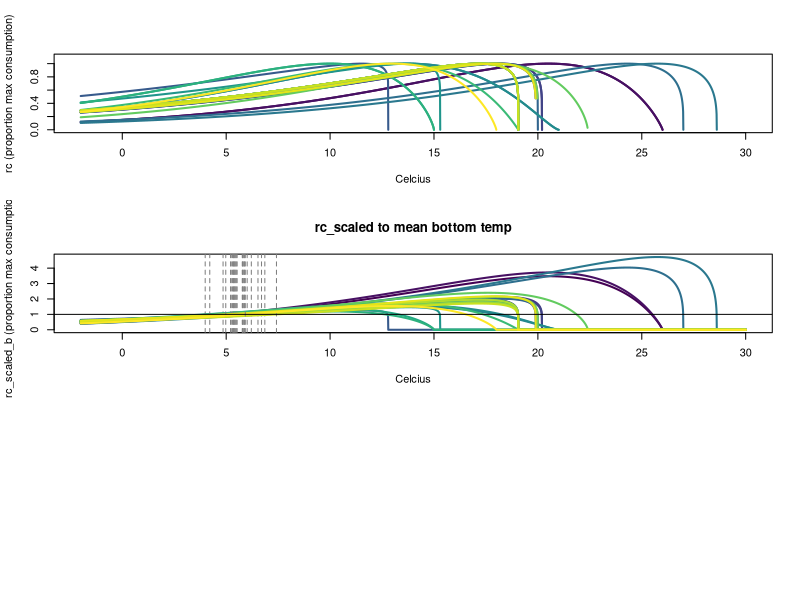
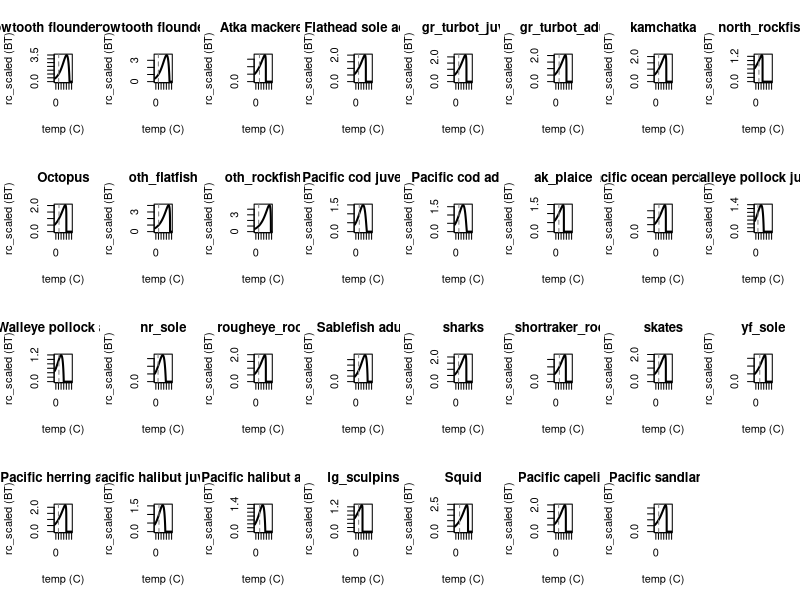

Here is the R script that generated these plots, in order: (Note: this script raises an error after producing the figures.)
#------------------------------------------------------------------------------#
#AUTHORS: Bia Dias
#ORIGINAL AUTHORS: Andy Whitehouse code developed for ACLIM2 
#ORIGINAL CODE: bioen_pars2.R
#AFFILIATIONS: CICOES University of Washington/ Alaska Fisheries Science Center
#E-MAIL OF CORRESPONDENCE AUTHOR: bia.dias@noaa.gov
#
#Bioenergetic params for GOACLIM
#------------------------------------------------------------------------------#

library(tidyverse)
library(here)
library(viridis)
library(viridisLite)



bioen_pars <- read.csv("WGOA_source_data/WGOA_bioen.csv", header=TRUE, sep=',', 
                       dec='.', row.names=1)
# X parameter in Kitchell equation
bioen_sp <- row.names(bioen_pars)
# bioen_sp <- bioen_sp[ !bioen_sp == "octopus" & !bioen_sp == "squids"]
# shortrakers have not been caught in the shelf BTS. Applying rougheye mean temps
# as a proxy
#bioen_pars["shortraker_rock",4:5] <- bioen_pars["rougheye_rock",4:5]
# species-specific temp time series from BT survey
hind_bt <- read.csv(
  "WGOA_source_data/species_weighted_temp_WGOA.csv",
  header = TRUE,
  sep = ',',
  dec = '.',
  row.names = 1
) %>%
  select(c(year, race_group, agg_weighted_bot_temp)) %>%
  pivot_wider(names_from = race_group, values_from = agg_weighted_bot_temp)

#hind_st <- read.csv(
#  "WGOA_source_data/species_weighted_temp_WGOA.csv",
#  header = TRUE,
#  sep = ',',
#  dec = '.',
#  row.names = 1
#) %>%
#  select(c(year, race_group, agg_weighted_surf_temp)) %>%
#  pivot_wider(names_from = race_group, values_from = agg_weighted_surf_temp)

# replace missing (NA) with mean
hind_bt <- hind_bt %>%
  mutate(across(everything(), ~ifelse(is.na(.), mean(., na.rm = TRUE), .))) %>% 
  column_to_rownames(var="year")

#for(i in 1:(dim(hind_bt)[2])){
#  hind_bt[,i][is.na(hind_bt[,i])] <- mean(hind_bt[,i], na.rm=TRUE)
#}
#for(i in 1:(dim(hind_st)[2])){
#  hind_st[,i][is.na(hind_st[,i])] <- mean(hind_st[,i], na.rm=TRUE)
#}
mean_bot_temps <- round(colMeans(hind_bt),digits=2)
#mean_sur_temps <- round(colMeans(hind_st),digits=2)
#BD do the same for the other functional groups that have proxy species ####
# adding shortraker_rock using rougheye temps as proxy
#mean_bot_temps["shortraker_rock"] <- mean_bot_temps["rougheye_rock"]
#mean_sur_temps["shortraker_rock"] <- mean_sur_temps["rougheye_rock"]

# indicator species for multi-species functional groups
# oth_flatfish is represented by rex_sole
# oth_rockfish is represented by dusky_rockfish

# xx is a term in the Kitchell equation
xx <-
  (((
    log(bioen_pars$Q10) * (bioen_pars$Tmax - bioen_pars$Topt) ^ 2
  )) / 400) *
  (1 + (1 + sqrt(40 / (
    log(bioen_pars$Q10) * (bioen_pars$Tmax - bioen_pars$Topt + 2)
  ))) ^ 2)
names(xx) <- bioen_sp
# Kitchell equation: rc is proportion of max consumption at a given temp
# temps to evaluate over
Ctemp <- seq(-2, 30, 0.01)
rc <- matrix(nrow = length(Ctemp), ncol = length(bioen_sp))
colnames(rc) <- bioen_sp
row.names(rc) <- Ctemp
for (i in bioen_sp) {
  for (j in Ctemp) {
    rc[j, i] <- (((bioen_pars[i, 'Tmax'] - Ctemp[j]) / (bioen_pars[i, 'Tmax'] - bioen_pars[i, 'Topt']))^xx[i]) *
      exp(xx[i] * (1 - ((bioen_pars[i, 'Tmax'] - Ctemp[j]) / (bioen_pars[i, 'Tmax'] - bioen_pars[i, 'Topt'])
      )))
  }
  
}

# Alternatively, we can use species-specific biomass-weighted mean bottom temps
# from the survey.
# mean temperatures are the means of the sp.-specific survey time series
rc_scaled_b <- matrix(nrow = dim(rc)[1], ncol = dim(rc)[2])
colnames(rc_scaled_b) <- bioen_sp
names(mean_bot_temps) <- bioen_sp
for(i in 1:(length(bioen_sp))){
  rc_scaled_b[,bioen_sp[i]] <- rc[,bioen_sp[i]]/rc[as.character(mean_bot_temps[bioen_sp[i]]),bioen_sp[i]]
}
# have to name the rows after creating the matrix, and in this fashion or it doesn't
# work. It eliminates trailing zeroes which throws everything off in later loops.
rc_rows <- sprintf("%.2f", round(Ctemp, digits=2))
row.names(rc_scaled_b) <- rc_rows
# mean biomass-weighted species-specific surface temp 1991-1994
#rc_scaled_s <- matrix(nrow = dim(rc)[1], ncol = dim(rc)[2])
#colnames(rc_scaled_s) <- bioen_sp
#names(mean_sur_temps) <- bioen_sp
#for(i in 1:(length(bioen_sp))){
#  rc_scaled_s[,bioen_sp[i]] <- rc[,bioen_sp[i]]/rc[as.character(mean_sur_temps[bioen_sp[i]]),bioen_sp[i]]
#}
#row.names(rc_scaled_s) <- rc_rows
# replace NaN with a really small value
rc_scaled_b[is.nan(rc_scaled_b)] <- 1e-08
#rc_scaled_s[is.nan(rc_scaled_s)] <- 1e-08

# Kitchell curve plots -------------------------------------------------------
 par(mfrow = c(3, 1))
 # rc unscaled
 plot(
   Ctemp,
   rc[, "Arrowtooth flounder adult"],
   type = 'n',
   xlab = "Celcius",
   ylab = "rc (proportion max consumption)",
   ylim = c(0, 1.1)
 )
 for (i in 1:26) {
   lines(Ctemp, rc[, i], col = viridis(26)[i], lwd = 2)
 }
 # rc scaled to mean bottom temp 1991–1994
 plot(
   Ctemp,
   rc_scaled_b[, "Arrowtooth flounder adult"],
   type = 'n',
   xlab = "Celcius",
   ylab = "rc_scaled_b (proportion max consumption)",
   ylim = c(0, max(rc_scaled_b, na.rm = TRUE)),
   main = "rc_scaled to mean bottom temp"
 )
 for (i in 1:26) {
   lines(Ctemp, rc_scaled_b[, i], col = viridis(26)[i], lwd = 2)
   abline(v = mean_bot_temps[i], lty = 2, col = "gray50")
 }
 abline(h=1)
# # rc scaled to mean surface temp 1991–1994
# plot(
#   Ctemp,
#   rc_scaled_s[, "arrowtooth_adu"],
#   type = 'n',
#   xlab = "Celcius",
#   ylab = "rc_scaled_s (proportion max consumption)",
#   ylim = c(0, max(rc_scaled_s, na.rm = TRUE)),
#   main = "rc_scaled to mean surface temp"
# )
# for (i in 1:26) {
#   lines(Ctemp, rc_scaled_s[, i], col = viridis(26)[i], lwd = 2)
#   abline(v = mean_sur_temps, lty = 2, col = "gray50")
# }
# abline(h=1)
 
 
 # # rc scaled to bottom temp plots by species
 par(mfrow = c(4, 8))
 for (i in 1:31) {
   plot(
     Ctemp,
     rc_scaled_b[, i],
     type = 'l',
     lwd = 2,
     main = bioen_sp[i],
     ylim = c(0, max(rc_scaled_b[, i], na.rm = TRUE)),
     ylab = "rc_scaled (BT)",
     xlab = "temp (C)"
   )
   abline(v = mean_bot_temps[i], lty = 2, col = "gray50")
 }
# # rc scaled to surface temp plots by species
# par(mfrow = c(4, 8))
# for (i in 1:31) {
#   plot(
#     Ctemp,
#     rc_scaled_s[, i],
#     type = 'l',
#     lwd = 2,
#     main = bioen_sp[i],
#     ylim = c(0, max(rc_scaled_s[, i], na.rm = TRUE)),
#     ylab = "rc_scaled (ST)",
#     xlab = "temp (C)"
#   )
#   abline(v = mean_sur_temps[i], lty = 2, col = "gray50")
# }
# 
# 
# # By species both plots on the same graph
# par(mfrow = c(4, 8))
# for (i in 1:31) {
#   plot(
#     Ctemp,
#     rc_scaled_b[, i],
#     type = 'l',
#     lwd = 2,
#     main = bioen_sp[i],
#     ylim = c(0, max(rc_scaled_b[, i], na.rm = TRUE)),
#     ylab = "rc_scaled",
#     xlab = "temp (C)",
#     col = "blue"
#   )
#   abline(v = mean_bot_temps[i], lty = 2, col = "blue")
#   lines(Ctemp, rc_scaled_s[, i], lwd=2, col = "red", lty=2)
#   abline(v = mean_sur_temps[i], lty = 2, col = "red")
#   abline(h=1)
# }
# par(mfrow=c(1,1))

# Forced search consumption modifier
# get species-specific consumption modifiers
# temp time series from GOACLIM hindcast
#**hindcast**: representing the final years of the spinup forced with observed oceanographic conditions to better represent historical conditions (1990 to 2020),
#**projection**: GFDL-ESM2M downscaled projection (2015 to 2099)
#**historical**: representing model spinup (1980 to 2014).

 
roms_hind_temp <- read.csv("WGOA_source_data/ROMSOutputWGOA/Long_WGOA_temp_monthly_300.csv", 
                           header=TRUE, sep=',', dec='.') %>% 
  filter(simulation=="ssp126", year>=1990 & year<2021) %>% 
  select(c( year, month, depthclass,area_weighted_temp)) %>% 
  pivot_wider(names_from = depthclass, values_from = area_weighted_temp) %>% 
  rename(temp_b5=Bottom,  temp_s5=Surface)
roms_hind_temp$tstep <- 1:372

roms_hind_npz <- read.csv("WGOA_source_data/ROMSOutputWGOA/Long_WGOA_B_summary_month300_v2_corrected.csv", 
                           header=TRUE, sep=',', dec='.') %>% 
  filter(simulation=="ssp126", year>=1990 & year<2021) %>% 
  select(c( year, month, varname,biomass_tonnes)) %>% 
  pivot_wider(names_from = varname, values_from = biomass_tonnes) %>% 
  rename(cop=Cop, eup=Eup, mzl=MZL, mzs=MZS, nca=NCa, phl=PhL, phs=PhS)  
  #select(cop, eup, mzl, phl, phs) #to match aclim_rpath

  roms_hind_npz$tstep <- 1:372

goaclim_hind_raw <- roms_hind_temp %>% left_join(roms_hind_npz, by= join_by(tstep,year, month)) %>% 
  select(tstep, year, month, cop, eup, mzl, phl, phs, temp_b5, temp_s5)


goaclim_hind_bt <- as.matrix(goaclim_hind_raw$temp_b5)
row.names(goaclim_hind_bt) <- goaclim_hind_raw$tstep
row.names(goaclim_hind_bt) <- goaclim_hind_raw$tstep
goaclim_hind_st <- as.matrix(goaclim_hind_raw$temp_s5)
row.names(goaclim_hind_st) <- goaclim_hind_raw$tstep
# for some reason hind_st[52] gets rounded off to "-0.00" which is a problem in
# the consumption modifier below
goaclim_hind_st[52] <- 0.00
# bottom temperature
tdc_hind_bt <- matrix(nrow=dim(goaclim_hind_bt)[1], ncol=length(bioen_sp))
colnames(tdc_hind_bt) <- bioen_sp 
for(i in 1:dim(goaclim_hind_bt)[1]){
  for(j in bioen_sp){
    tdc_hind_bt[i,j] <- rc_scaled_b[sprintf("%.2f", round(goaclim_hind_bt[i], digits=2)),j]
  }
}
row.names(tdc_hind_bt) <- row.names(goaclim_hind_bt)
## surface temperature
#tdc_hind_st <- matrix(nrow=dim(goaclim_hind_st)[1], ncol=length(bioen_sp))
#colnames(tdc_hind_st) <- bioen_sp # w/o shortraker rockfish—never caught on shelf BT survey
#for(i in 1:dim(goaclim_hind_st)[1]){
#  for(j in bioen_sp){
#    tdc_hind_st[i,j] <- rc_scaled_s[sprintf("%.2f", round(goaclim_hind_st[i], digits=2)),j]
#  }
#}
#row.names(tdc_hind_st) <- row.names(goaclim_hind_st)

################################################################################
################################################################################
################################################################################
# YOU ARE HERE ####
# Respiration
# Modified Arrhenius equation from Blanchard et al. (2012)

# temps to evaluate (Kelvin = C + 273.15)
Ktemp <- seq(271, 303, 0.01) # from -2 to 30 Celcius
k  <- 8.62 * 10 ^ (-5) # Boltzmann constant
E  <- 0.63             # activation energy
c1 <- 25.55            # constant
tau <- matrix(nrow = length(Ktemp), ncol = 1)
row.names(tau) <- Ktemp
for (i in 1:(length(Ktemp))) {
  tau[i] <- exp(c1 - (E / (k * Ktemp[i])))
}

# tau scaled by sp.-specific mean bottom temps over survey time series
tau_scaled_b <- matrix(nrow=length(tau), ncol=dim(bioen_pars)[1])
for (i in 1:(dim(bioen_pars)[1])) {
  tau_scaled_b[,i] <- tau/(tau[as.character(mean_bot_temps[i] + 273.15),])
}
colnames(tau_scaled_b) <- bioen_sp
row.names(tau_scaled_b) <- Ktemp
# tau scaled
# Using species-specific biomass-weighted mean surface temp from survey
#tau_scaled_s <- matrix(nrow=length(tau), ncol=dim(bioen_pars)[1])
#for (i in 1:(dim(bioen_pars)[1])) {
#  tau_scaled_s[,i] <- tau/(tau[as.character(mean_sur_temps[i] + 273.15),])
#}
#colnames(tau_scaled_s) <- bioen_sp
#row.names(tau_scaled_s) <- Ktemp

# YOU ARE HERE ####
#------------------------------------------------------------------------------#
# Total Consumption scaled by bottom temp (TotCons = rc_scaled * bal$QB * bal$Biomass)
TotCons_b <- matrix(nrow = dim(rc_scaled_b)[1], ncol = dim(rc_scaled_b)[2])
colnames(TotCons_b) <- bioen_sp
for (i in bioen_sp) {
  TotCons_b[, i] <- rc_scaled_b[, i] * bal$QB[i] * bal$Biomass[i]
}
# row.names(TotCons_b) <- Ctemp
row.names(TotCons_b) <- rc_rows
# Total Consumption scaled by surface temp (TotCons = rc_scaled * bal$QB * bal$Biomass)
TotCons_s <- matrix(nrow = dim(rc_scaled_s)[1], ncol = dim(rc_scaled_s)[2])
colnames(TotCons_s) <- bioen_sp
for (i in bioen_sp) {
  TotCons_s[, i] <- rc_scaled_s[, i] * bal$QB[i] * bal$Biomass[i]
}
# row.names(TotCons_s) <- Ctemp
row.names(TotCons_s) <- rc_rows

#------------------------------------------------------------------------------#
# Total respiration at sp.-specific mean temps from survey time series
# bottom temp
TotResp_btmean <- vector(mode = "numeric", length = length(bioen_sp))
names(TotResp_btmean) <- bioen_sp
for (i in bioen_sp) {
  TotResp_btmean[i] <- TotCons_b[sprintf("%.2f", mean_bot_temps[i]), i] * scene$params$ActiveRespFrac[i]
}
# surface temp
TotResp_stmean <- vector(mode = "numeric", length = length(bioen_sp))
names(TotResp_stmean) <- bioen_sp
for (i in bioen_sp) {
  TotResp_stmean[i] <- TotCons_s[sprintf("%.2f", mean_sur_temps[i]), i] * scene$params$ActiveRespFrac[i]
}

#------------------------------------------------------------------------------#
# Total respiration by temperature curve
# bottom temperature
TotResp_b <- matrix(nrow = dim(tau_scaled_b)[1], ncol = length(bioen_sp))
colnames(TotResp_b) <- bioen_sp
row.names(TotResp_b) <- row.names(tau_scaled_b)
for (i in bioen_sp) {
  TotResp_b[, i] <- tau_scaled_b[,i] * (TotResp_btmean[i] / tau_scaled_b[as.character(mean_bot_temps[i] + 273.15), i])
}
# surface temperature
TotResp_s <-  matrix(nrow = dim(tau_scaled_s)[1], ncol = length(bioen_sp))
colnames(TotResp_s) <- bioen_sp
row.names(TotResp_s) <- row.names(tau_scaled_s)
for (i in bioen_sp) {
  TotResp_s[, i] <- tau_scaled_s[,i] * (TotResp_stmean[i] / tau_scaled_s[as.character(mean_sur_temps[i] + 273.15), i])
}

#------------------------------------------------------------------------------#
# ActiveRespFrac by temperature
# bottom temperature
ActiveRespFrac_b <- matrix(nrow=dim(TotResp_b)[1], ncol=dim(TotResp_b)[2])
colnames(ActiveRespFrac_b) <- bioen_sp
for(i in bioen_sp){
  ActiveRespFrac_b[,i] <- TotResp_b[,i]/TotCons_b[,i]
}
row.names(ActiveRespFrac_b) <- rc_rows
# surface temperature
ActiveRespFrac_s <- matrix(nrow=dim(TotResp_s)[1], ncol=dim(TotResp_s)[2])
colnames(ActiveRespFrac_s) <- bioen_sp
for(i in bioen_sp){
  ActiveRespFrac_s[,i] <- TotResp_s[,i]/TotCons_s[,i]
}
row.names(ActiveRespFrac_s) <- rc_rows

# plot ActiveRespFrac
# par(mfrow = c(4, 8))
# for (i in 1:31) {
#   plot(
#     Ctemp,
#     ActiveRespFrac_b[, i],
#     type = 'l',
#     lwd = 2,
#     main = bioen_sp[i],
#     ylim = c(0, 1),
#     ylab = "ActiveRespFrac",
#     xlab = "temp (C)",
#     col = "blue"
#   )
#   abline(v = bioen_pars[i,5], lty = 2, col = "blue")
#   lines(Ctemp, ActiveRespFrac_s[, i], lwd=2, col = "red", lty=2)
#   abline(v = bioen_pars[i,4], lty = 2, col = "red")
# }
# par(mfrow=c(1,1))

#------------------------------------------------------------------------------#
# Annual respiration modifier (ForcedActResp)
# bottom temperature
ForcedActResp_b <- matrix(nrow=dim(ActiveRespFrac_b)[1], ncol=dim(ActiveRespFrac_b)[2])
colnames(ForcedActResp_b) <- bioen_sp
for(i in bioen_sp){
  ForcedActResp_b[,i] <- ActiveRespFrac_b[,i]/scene$params$ActiveRespFrac[i]
}
row.names(ForcedActResp_b) <- rc_rows
# surface temperature
ForcedActResp_s <- matrix(nrow=dim(ActiveRespFrac_s)[1], ncol=dim(ActiveRespFrac_s)[2])
colnames(ForcedActResp_s) <- bioen_sp
for(i in bioen_sp){
  ForcedActResp_s[,i] <- ActiveRespFrac_s[,i]/scene$params$ActiveRespFrac[i]
}
row.names(ForcedActResp_s) <- rc_rows

# replace NaN with a really large value
ForcedActResp_b[is.nan(ForcedActResp_b)] <- 1e04
ForcedActResp_s[is.nan(ForcedActResp_s)] <- 1e04

# Plot
# par(mfrow = c(4, 8))
# for (i in 1:31) {
#   plot(
#     Ctemp,
#     ForcedActResp_b[, i],
#     type = 'l',
#     lwd = 2,
#     main = bioen_sp[i],
#     ylim = c(0, 2),
#     ylab = "ForcedActResp_b",
#     xlab = "temp (C)",
#     col = "blue"
#   )
#   abline(v = bioen_pars[i,5], lty = 2, col = "blue")
#   lines(Ctemp, ForcedActResp_s[, i], lwd=2, col = "red", lty=2)
#   abline(v = bioen_pars[i,4], lty = 2, col = "red")
# }
# par(mfrow=c(1,1))


#------------------------------------------------------------------------------#
# ForcedActResp modifier
# get species-specific respiration modifiers
# bottom temperature 
tdr_hind_bt <- matrix(nrow=dim(aclim_hind_bt)[1], ncol=length(bioen_sp))
colnames(tdr_hind_bt) <- bioen_sp 
for(i in 1:dim(aclim_hind_bt)[1]){
  for(j in bioen_sp){
    tdr_hind_bt[i,j] <- ForcedActResp_b[sprintf("%.2f", round(aclim_hind_bt[i], digits=2)),j]
  }
}
row.names(tdr_hind_bt) <- row.names(aclim_hind_bt)

# surface temperature (hind_st from conusmption modifier above)
tdr_hind_st <- matrix(nrow=dim(aclim_hind_st)[1], ncol=length(bioen_sp))
colnames(tdr_hind_st) <- bioen_sp 
for(i in 1:dim(aclim_hind_st)[1]){
  for(j in bioen_sp){
    tdr_hind_st[i,j] <- ForcedActResp_s[sprintf("%.2f", round(aclim_hind_st[i], digits=2)),j]
  }
}
row.names(tdr_hind_st) <- row.names(aclim_hind_st)


